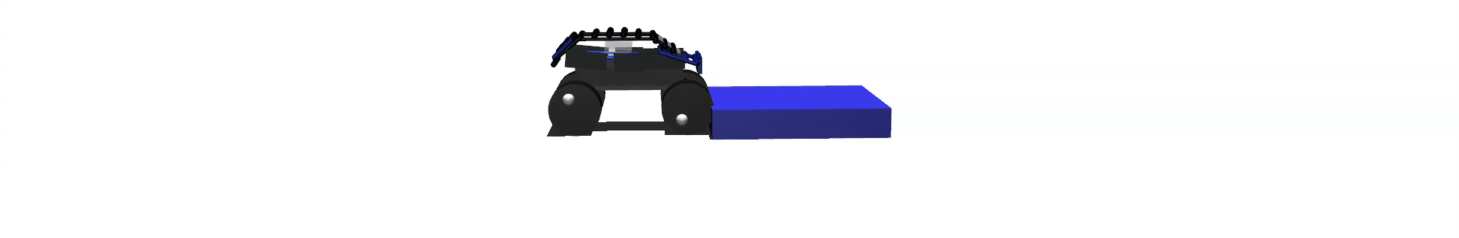
#> input picture frame 23 of video_frames/new_car_obstacle_1.mp4, 2918 x 476 px (shown at 1/2 size)
$ python image_from_video.py
#> lines starting #> are read from the running program, lines starting #| are printed output that depends on the picture
import cv2
import numpy as np

video_path = "new_car_obstacle_1.mp4"
out_path = "obstacle_1.png"

cap = cv2.VideoCapture(video_path)
ret, base = cap.read()
#> base is the input picture: shape (476, 2918, 3); mean B, G, R 245.2, 241.9, 241.8
if not ret:
    raise RuntimeError("Could not read video")

acc = base.copy()
base_gray = cv2.cvtColor(base, cv2.COLOR_BGR2GRAY)
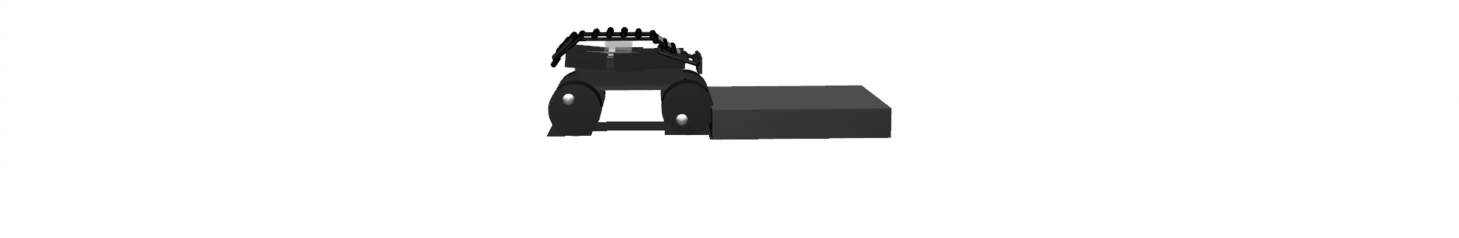
#> base_gray: shape (476, 2918) (shown at 1/2 size); min 0, max 255, mean 242.2

stride = 14.5
motion_thresh = 25  # 15–35 typical; lower = more sensitive
kernel = np.ones((7, 7), np.uint8)

frame_idx = 0
while True:
    ret, frame = cap.read()
    if not ret:
        break
    frame_idx += 1
    if frame_idx % stride != 0:
        continue

    # --- 1) Motion mask (captures body + wheels because they move) ---
    gray = cv2.cvtColor(frame, cv2.COLOR_BGR2GRAY)
    diff = cv2.absdiff(gray, base_gray)
    motion = (diff > motion_thresh).astype(np.uint8) * 255
    motion = cv2.morphologyEx(motion, cv2.MORPH_OPEN, kernel, iterations=1)
    motion = cv2.morphologyEx(motion, cv2.MORPH_CLOSE, kernel, iterations=2)
    motion = cv2.dilate(motion, kernel, iterations=2)

    # [11 lines of commented-out code are left out]
    hsv = cv2.cvtColor(frame, cv2.COLOR_BGR2HSV)

    # Blue parts
    lower_blue = np.array([95, 50, 40])
    upper_blue = np.array([135, 255, 255])
    blue_mask = cv2.inRange(hsv, lower_blue, upper_blue)

    # Black body / wheels
    lower_black = np.array([0, 0, 0])
    upper_black = np.array([180, 255, 70])
    black_mask = cv2.inRange(hsv, lower_black, upper_black)

    car_color_mask = cv2.bitwise_or(blue_mask, black_mask)

    # Dilate so it connects to nearby moving robot pixels
    color_seed = cv2.dilate(car_color_mask, kernel, iterations=2)


    # --- 3) Keep ONLY the moving connected component(s) that overlap the red seed ---
    num, labels, stats, _ = cv2.connectedComponentsWithStats(motion, connectivity=8)

    mask = np.zeros_like(motion)
    for k in range(1, num):  # skip background 0
        component = (labels == k).astype(np.uint8) * 255
        if cv2.countNonZero(cv2.bitwise_and(component, color_seed)) > 0:
            mask = cv2.bitwise_or(mask, component)

    # Final cleanup
    mask = cv2.morphologyEx(mask, cv2.MORPH_CLOSE, kernel, iterations=5)

    # Paste robot (including wheels) onto accumulator
    acc[mask > 0] = frame[mask > 0]

cap.release()
cv2.imwrite(out_path, acc)
print("Saved:", out_path)

cv2.imshow("Accumulated car frames", acc)
cv2.waitKey(0)
cv2.destroyAllWindows()

$ run again, starting later in the video
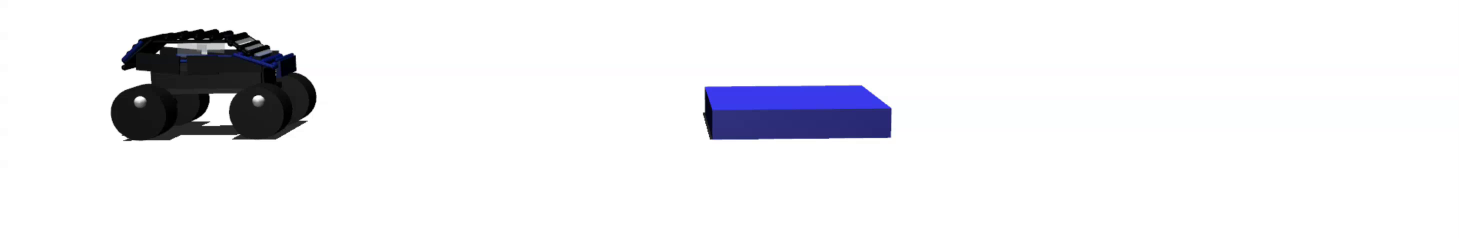
#> input picture frame 105 of video_frames/new_car_obstacle_1.mp4, 2918 x 476 px (shown at 1/2 size)
#> base is the input picture: shape (476, 2918, 3); mean B, G, R 241.6, 238.3, 238.2
#> `base_gray = cv2.cvtColor(base, cv2.COLOR_BGR2GRAY)`:
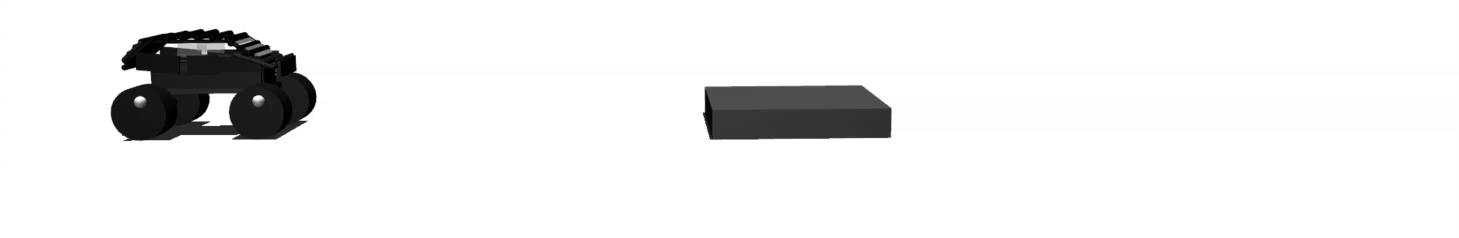
#> base_gray: shape (476, 2918) (shown at 1/2 size); min 0, max 255, mean 238.6

$ run again, starting later in the video
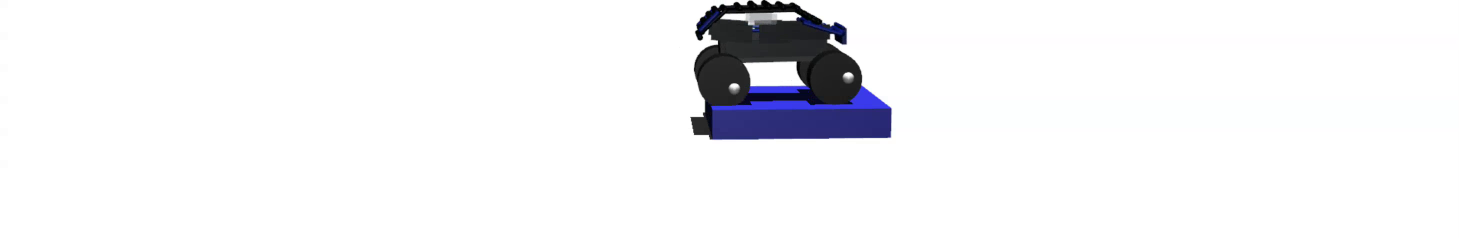
#> input picture frame 188 of video_frames/new_car_obstacle_1.mp4, 2918 x 476 px (shown at 1/2 size)
#> base is the input picture: shape (476, 2918, 3); mean B, G, R 245, 242.8, 242.7
#> `base_gray = cv2.cvtColor(base, cv2.COLOR_BGR2GRAY)`:
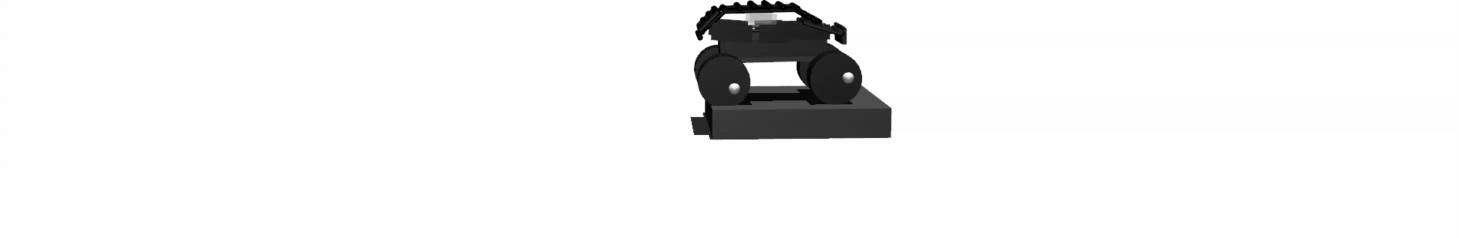
#> base_gray: shape (476, 2918) (shown at 1/2 size); min 0, max 255, mean 243
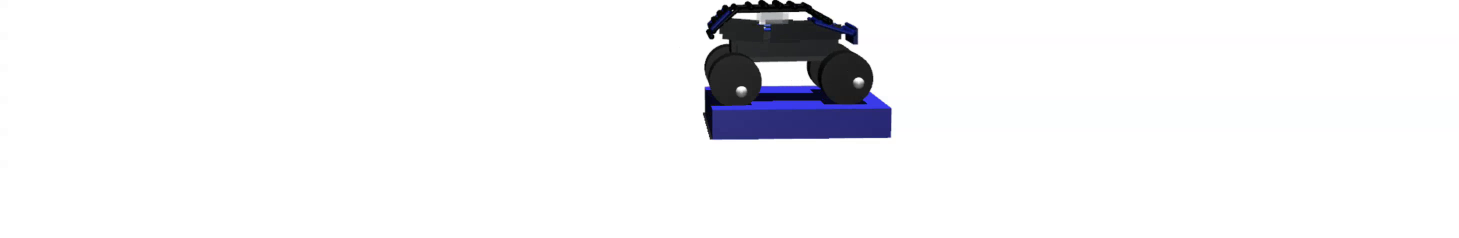
#> input picture frame 189 of video_frames/new_car_obstacle_1.mp4, 2918 x 476 px (shown at 1/2 size)
#> frame is the input picture: shape (476, 2918, 3); mean B, G, R 245, 242.9, 242.8
